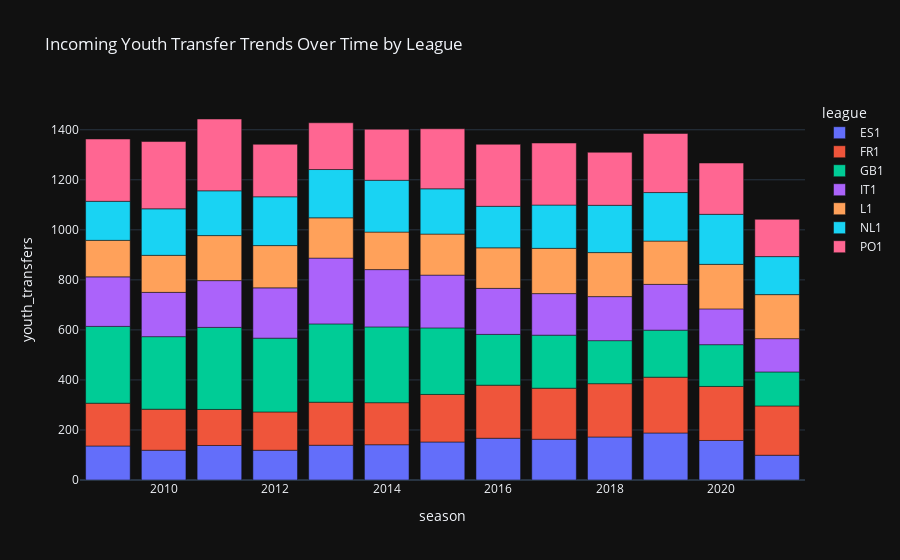

Notebook code cell kept with this figure:
### Markdown cell above
Following data preparation, We decided to visualize the number of youth players entering each league per season, and whether this varies between Europe’s top leagues across the seasons. By aggregating the data at the league-season level and incorporating metrics such as average transfer fee, total spending, and player age.

### Code cell
# Group by league and season
league_season_in = (
    youth_in_df.groupby(["league", "season"], observed=False)
    .agg(
        # Target Variable
        youth_transfers = ("player_id", "count"),
        # Financial metrics
        avg_transfer_fee = ("transfer_fee_amnt", lambda x: round(x.mean(), 2)),
        total_transfer_fee = ("transfer_fee_amnt", lambda x: round( x.sum(), 2)),
        avg_market_value = ("market_val_amnt", lambda x: round(x.mean(), 2)),
        # Player demographic
        avg_player_age = ("player_age", lambda x: round(x.mean(), 2)),
        # Player Destination Country
        prop_foreign_transfers = ("transfer_type", "mean"),
        prop_domestic_transfers = ("transfer_type", lambda x: 1 - x.mean()),
        # Free Transfers
        free_transfers = ("is_free", lambda x: round(x.mean(), 2))
    )
    .reset_index()
)

print(league_season_in.head())

# Plot
fig6 = px.bar(
    league_season_in,
    x="season",
    y="youth_transfers",
     color="league",
    hover_data= ["youth_transfers",
                 "total_transfer_fee",
                 "avg_transfer_fee",
                 "avg_market_value",
                 "avg_player_age",
                 "prop_foreign_transfers",
                 "free_transfers",
                 "prop_domestic_transfers"],
    title="Incoming Youth Transfer Trends Over Time by League",
    template="plotly_dark"
)

fig6.show()

### Figure 1 — Plotly figure (JSON) as saved in the notebook; plotly's stock layout.template omitted (floating-point values rounded to 4 significant figures)
{"data": [{"customdata": [[153700000.0, 1130000.0, 1357000.0, 21.16, 0.2279, 0.07, 0.7721], [109300000.0, 918700.0, 1822000.0, 21.34, 0.2857, 0.09, 0.7143], [175900000.0, 1275000.0, 3532000.0, 21.36, 0.3623, 0.06, 0.6377], [57850000.0, 486100.0, 3010000.0, 21.44, 0.2941, 0.1, 0.7059], [234200000.0, 1685000.0, 6175000.0, 21.05, 0.4029, 0.03, 0.5971], [234000000.0, 1660000.0, 7196000.0, 21.27, 0.4113, 0.05, 0.5887], [214500000.0, 1411000.0, 7582000.0, 21.13, 0.3947, 0.03, 0.6053], [252000000.0, 1509000.0, 8196000.0, 21.25, 0.3293, 0.07, 0.6707], [394200000.0, 2419000.0, 8308000.0, 21.45, 0.3865, 0.06, 0.6135], [526800000.0, 3062000.0, 8820000.0, 21.22, 0.3081, 0.06, 0.6919], [698800000.0, 3717000.0, 8179000.0, 21.38, 0.2926, 0.05, 0.7074], [132800000.0, 840800.0, 6900000.0, 21.37, 0.2532, 0.03, 0.7468], [113800000.0, 1149000.0, 6417000.0, 21.29, 0.2727, 0.12, 0.7273]], "hovertemplate": "league=ES1<br>season=%{x}<br>youth_transfers=%{y}<br>total_transfer_fee=%{customdata[0]}<br>avg_transfer_fee=%{customdata[1]}<br>avg_market_value=%{customdata[2]}<br>avg_player_age=%{customdata[3]}<br>prop_foreign_transfers=%{customdata[4]}<br>free_transfers=%{customdata[5]}<br>prop_domestic_transfers=%{customdata[6]}<extra></extra>", "legendgroup": "ES1", "marker": {"color": "#636efa", "pattern": {"shape": ""}}, "name": "ES1", "orientation": "v", "showlegend": true, "textposition": "auto", "x": [2009, 2010, 2011, 2012, 2013, 2014, 2015, 2016, 2017, 2018, 2019, 2020, 2021], "xaxis": "x", "y": [136, 119, 138, 119, 139, 141, 152, 167, 163, 172, 188, 158, 99], "yaxis": "y", "type": "bar"}, {"customdata": [[123300000.0, 721200.0, 970900.0, 20.74, 0.2515, 0.05, 0.7485], [64000000.0, 390200.0, 2300000.0, 20.51, 0.2439, 0.04, 0.7561], [98750000.0, 685800.0, 1695000.0, 20.43, 0.2222, 0.16, 0.7778], [105600000.0, 690500.0, 2748000.0, 20.41, 0.2092, 0.07, 0.7908], [186700000.0, 1086000.0, 4545000.0, 20.33, 0.2558, 0.06, 0.7442], [69050000.0, 411000.0, 3566000.0, 20.5, 0.2798, 0.05, 0.7202], [200800000.0, 1057000.0, 6963000.0, 20.48, 0.3158, 0.04, 0.6842], [241500000.0, 1139000.0, 6253000.0, 20.68, 0.3302, 0.06, 0.6698], [328100000.0, 1608000.0, 6878000.0, 20.63, 0.2941, 0.06, 0.7059], [472200000.0, 2217000.0, 7639000.0, 20.62, 0.3427, 0.04, 0.6573], [460800000.0, 2066000.0, 5030000.0, 20.58, 0.3363, 0.07, 0.6637], [247000000.0, 1143000.0, 4455000.0, 20.54, 0.3519, 0.07, 0.6481], [241200000.0, 1224000.0, 3755000.0, 20.58, 0.4365, 0.08, 0.5635]], "hovertemplate": "league=FR1<br>season=%{x}<br>youth_transfers=%{y}<br>total_transfer_fee=%{customdata[0]}<br>avg_transfer_fee=%{customdata[1]}<br>avg_market_value=%{customdata[2]}<br>avg_player_age=%{customdata[3]}<br>prop_foreign_transfers=%{customdata[4]}<br>free_transfers=%{customdata[5]}<br>prop_domestic_transfers=%{customdata[6]}<extra></extra>", "legendgroup": "FR1", "marker": {"color": "#EF553B", "pattern": {"shape": ""}}, "name": "FR1", "orientation": "v", "showlegend": true, "textposition": "auto", "x": [2009, 2010, 2011, 2012, 2013, 2014, 2015, 2016, 2017, 2018, 2019, 2020, 2021], "xaxis": "x", "y": [171, 164, 144, 153, 172, 168, 190, 212, 204, 213, 223, 216, 197], "yaxis": "y", "type": "bar"}, {"customdata": [[169600000.0, 552600.0, 1124000.0, 19.88, 0.1726, 0.03, 0.8274], [256500000.0, 884300.0, 2498000.0, 20.08, 0.2276, 0.02, 0.7724], [274500000.0, 836800.0, 2917000.0, 19.81, 0.2104, 0.02, 0.7896], [393200000.0, 1333000.0, 5184000.0, 20.17, 0.2678, 0.02, 0.7322], [331300000.0, 1059000.0, 4965000.0, 20.54, 0.3131, 0.04, 0.6869], [394200000.0, 1301000.0, 5460000.0, 20.72, 0.2772, 0.02, 0.7228], [651900000.0, 2451000.0, 8069000.0, 20.94, 0.3308, 0.02, 0.6692], [697400000.0, 3435000.0, 6669000.0, 20.77, 0.3645, 0.03, 0.6355], [680100000.0, 3208000.0, 9561000.0, 20.84, 0.4009, 0.04, 0.5991], [727400000.0, 4229000.0, 9025000.0, 21.16, 0.5233, 0.02, 0.4767], [968900000.0, 5154000.0, 10020000.0, 20.89, 0.5426, 0.03, 0.4574], [795800000.0, 4765000.0, 9136000.0, 21.29, 0.4192, 0.02, 0.5808], [777000000.0, 5714000.0, 9374000.0, 21.21, 0.5956, 0.01, 0.4044]], "hovertemplate": "league=GB1<br>season=%{x}<br>youth_transfers=%{y}<br>total_transfer_fee=%{customdata[0]}<br>avg_transfer_fee=%{customdata[1]}<br>avg_market_value=%{customdata[2]}<br>avg_player_age=%{customdata[3]}<br>prop_foreign_transfers=%{customdata[4]}<br>free_transfers=%{customdata[5]}<br>prop_domestic_transfers=%{customdata[6]}<extra></extra>", "legendgroup": "GB1", "marker": {"color": "#00cc96", "pattern": {"shape": ""}}, "name": "GB1", "orientation": "v", "showlegend": true, "textposition": "auto", "x": [2009, 2010, 2011, 2012, 2013, 2014, 2015, 2016, 2017, 2018, 2019, 2020, 2021], "xaxis": "x", "y": [307, 290, 328, 295, 313, 303, 266, 203, 212, 172, 188, 167, 136], "yaxis": "y", "type": "bar"}, {"customdata": [[201300000.0, 1017000.0, 855600.0, 20.53, 0.2121, 0.05, 0.7879], [203900000.0, 1152000.0, 1324000.0, 20.67, 0.3164, 0.1, 0.6836], [213100000.0, 1140000.0, 1681000.0, 20.48, 0.2941, 0.07, 0.7059], [241200000.0, 1200000.0, 3306000.0, 20.34, 0.2637, 0.13, 0.7363], [295500000.0, 1124000.0, 3208000.0, 20.35, 0.27, 0.17, 0.73], [267900000.0, 1170000.0, 5163000.0, 20.46, 0.262, 0.1, 0.738], [358400000.0, 1699000.0, 6585000.0, 20.59, 0.3318, 0.08, 0.6682], [436300000.0, 2371000.0, 7269000.0, 20.39, 0.3478, 0.08, 0.6522], [550600000.0, 3317000.0, 7919000.0, 20.27, 0.3313, 0.04, 0.6687], [541100000.0, 3075000.0, 6677000.0, 20.65, 0.392, 0.1, 0.608], [747700000.0, 4086000.0, 7390000.0, 20.54, 0.2842, 0.06, 0.7158], [449100000.0, 3140000.0, 6789000.0, 20.36, 0.3776, 0.05, 0.6224], [373200000.0, 2806000.0, 5979000.0, 20.72, 0.391, 0.08, 0.609]], "hovertemplate": "league=IT1<br>season=%{x}<br>youth_transfers=%{y}<br>total_transfer_fee=%{customdata[0]}<br>avg_transfer_fee=%{customdata[1]}<br>avg_market_value=%{customdata[2]}<br>avg_player_age=%{customdata[3]}<br>prop_foreign_transfers=%{customdata[4]}<br>free_transfers=%{customdata[5]}<br>prop_domestic_transfers=%{customdata[6]}<extra></extra>", "legendgroup": "IT1", "marker": {"color": "#ab63fa", "pattern": {"shape": ""}}, "name": "IT1", "orientation": "v", "showlegend": true, "textposition": "auto", "x": [2009, 2010, 2011, 2012, 2013, 2014, 2015, 2016, 2017, 2018, 2019, 2020, 2021], "xaxis": "x", "y": [198, 177, 187, 201, 263, 229, 211, 184, 166, 176, 183, 143, 133], "yaxis": "y", "type": "bar"}, {"customdata": [[113100000.0, 774900.0, 1084000.0, 20.11, 0.2397, 0.12, 0.7603], [101200000.0, 684100.0, 3781000.0, 20.22, 0.3041, 0.11, 0.6959], [126800000.0, 704400.0, 2491000.0, 20.39, 0.3, 0.1, 0.7], [186100000.0, 1101000.0, 3187000.0, 20.45, 0.2959, 0.12, 0.7041], [157400000.0, 977300.0, 4967000.0, 20.35, 0.2981, 0.09, 0.7019], [145900000.0, 972800.0, 3461000.0, 20.54, 0.3133, 0.08, 0.6867], [206000000.0, 1256000.0, 6487000.0, 20.28, 0.2988, 0.02, 0.7012], [448200000.0, 2767000.0, 7521000.0, 20.28, 0.358, 0.05, 0.642], [442000000.0, 2442000.0, 6297000.0, 20.47, 0.4199, 0.06, 0.5801], [317900000.0, 1806000.0, 6499000.0, 20.38, 0.3864, 0.06, 0.6136], [608200000.0, 3516000.0, 7844000.0, 20.62, 0.4162, 0.08, 0.5838], [144300000.0, 810700.0, 4651000.0, 20.34, 0.3764, 0.05, 0.6236], [300100000.0, 1705000.0, 3700000.0, 20.44, 0.3864, 0.09, 0.6136]], "hovertemplate": "league=L1<br>season=%{x}<br>youth_transfers=%{y}<br>total_transfer_fee=%{customdata[0]}<br>avg_transfer_fee=%{customdata[1]}<br>avg_market_value=%{customdata[2]}<br>avg_player_age=%{customdata[3]}<br>prop_foreign_transfers=%{customdata[4]}<br>free_transfers=%{customdata[5]}<br>prop_domestic_transfers=%{customdata[6]}<extra></extra>", "legendgroup": "L1", "marker": {"color": "#FFA15A", "pattern": {"shape": ""}}, "name": "L1", "orientation": "v", "showlegend": true, "textposition": "auto", "x": [2009, 2010, 2011, 2012, 2013, 2014, 2015, 2016, 2017, 2018, 2019, 2020, 2021], "xaxis": "x", "y": [146, 148, 180, 169, 161, 150, 164, 162, 181, 176, 173, 178, 176], "yaxis": "y", "type": "bar"}, {"customdata": [[33430000.0, 214300.0, 893900.0, 20.26, 0.2308, 0.13, 0.7692], [30700000.0, 165100.0, 694800.0, 20.27, 0.2473, 0.15, 0.7527], [46400000.0, 259200.0, 1458000.0, 20.19, 0.2346, 0.18, 0.7654], [37530000.0, 192500.0, 1477000.0, 20.4, 0.2615, 0.18, 0.7385], [34440000.0, 178400.0, 1190000.0, 20.46, 0.2798, 0.2, 0.7202], [31180000.0, 150700.0, 2261000.0, 20.19, 0.2222, 0.2, 0.7778], [38450000.0, 212400.0, 2502000.0, 20.52, 0.2541, 0.17, 0.7459], [58250000.0, 350900.0, 3773000.0, 20.14, 0.3253, 0.16, 0.6747], [67650000.0, 391000.0, 2934000.0, 20.27, 0.3988, 0.12, 0.6012], [46220000.0, 244500.0, 2411000.0, 20.35, 0.3862, 0.17, 0.6138], [86670000.0, 446800.0, 2572000.0, 20.36, 0.4278, 0.14, 0.5722], [41550000.0, 207800.0, 1131000.0, 20.35, 0.475, 0.1, 0.525], [27230000.0, 179100.0, 1051000.0, 20.8, 0.4408, 0.18, 0.5592]], "hovertemplate": "league=NL1<br>season=%{x}<br>youth_transfers=%{y}<br>total_transfer_fee=%{customdata[0]}<br>avg_transfer_fee=%{customdata[1]}<br>avg_market_value=%{customdata[2]}<br>avg_player_age=%{customdata[3]}<br>prop_foreign_transfers=%{customdata[4]}<br>free_transfers=%{customdata[5]}<br>prop_domestic_transfers=%{customdata[6]}<extra></extra>", "legendgroup": "NL1", "marker": {"color": "#19d3f3", "pattern": {"shape": ""}}, "name": "NL1", "orientation": "v", "showlegend": true, "textposition": "auto", "x": [2009, 2010, 2011, 2012, 2013, 2014, 2015, 2016, 2017, 2018, 2019, 2020, 2021], "xaxis": "x", "y": [156, 186, 179, 195, 193, 207, 181, 166, 173, 189, 194, 200, 152], "yaxis": "y", "type": "bar"}, {"customdata": [[58850000.0, 236300.0, 660500.0, 20.73, 0.3133, 0.14, 0.6867], [67760000.0, 251900.0, 1264000.0, 20.58, 0.2639, 0.07, 0.7361], [84550000.0, 294600.0, 1737000.0, 20.59, 0.324, 0.15, 0.676], [40830000.0, 194400.0, 2259000.0, 20.9, 0.3524, 0.12, 0.6476], [78500000.0, 419800.0, 2294000.0, 20.97, 0.3957, 0.16, 0.6043], [75920000.0, 372200.0, 3931000.0, 21.0, 0.4608, 0.14, 0.5392], [53650000.0, 223500.0, 2855000.0, 21.08, 0.3667, 0.18, 0.6333], [59700000.0, 240700.0, 2498000.0, 21.26, 0.375, 0.12, 0.625], [61200000.0, 246800.0, 2543000.0, 21.21, 0.3185, 0.11, 0.6815], [41720000.0, 196800.0, 2825000.0, 21.55, 0.3396, 0.1, 0.6604], [45250000.0, 191700.0, 2632000.0, 21.09, 0.4237, 0.1, 0.5763], [94420000.0, 460600.0, 1828000.0, 21.18, 0.4878, 0.1, 0.5122], [10630000.0, 71340.0, 1178000.0, 20.92, 0.3557, 0.08, 0.6443]], "hovertemplate": "league=PO1<br>season=%{x}<br>youth_transfers=%{y}<br>total_transfer_fee=%{customdata[0]}<br>avg_transfer_fee=%{customdata[1]}<br>avg_market_value=%{customdata[2]}<br>avg_player_age=%{customdata[3]}<br>prop_foreign_transfers=%{customdata[4]}<br>free_transfers=%{customdata[5]}<br>prop_domestic_transfers=%{customdata[6]}<extra></extra>", "legendgroup": "PO1", "marker": {"color": "#FF6692", "pattern": {"shape": ""}}, "name": "PO1", "orientation": "v", "showlegend": true, "textposition": "auto", "x": [2009, 2010, 2011, 2012, 2013, 2014, 2015, 2016, 2017, 2018, 2019, 2020, 2021], "xaxis": "x", "y": [249, 269, 287, 210, 187, 204, 240, 248, 248, 212, 236, 205, 149], "yaxis": "y", "type": "bar"}], "layout": {"xaxis": {"anchor": "y", "domain": [0.0, 1.0], "title": {"text": "season"}}, "yaxis": {"anchor": "x", "domain": [0.0, 1.0], "title": {"text": "youth_transfers"}}, "legend": {"title": {"text": "league"}, "tracegroupgap": 0}, "title": {"text": "Incoming Youth Transfer Trends Over Time by League"}, "barmode": "relative"}}
